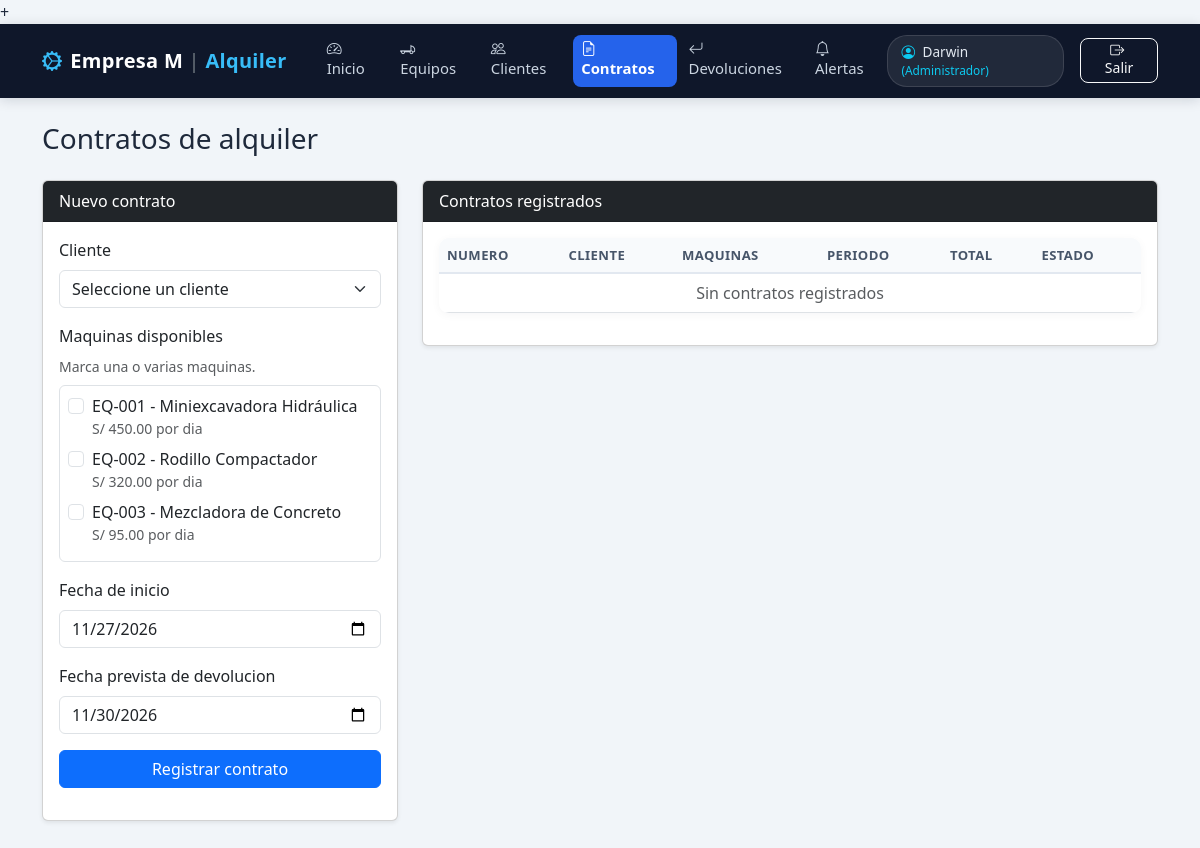
Page /index.php?action=contratos (signed in) on the earlier database version.
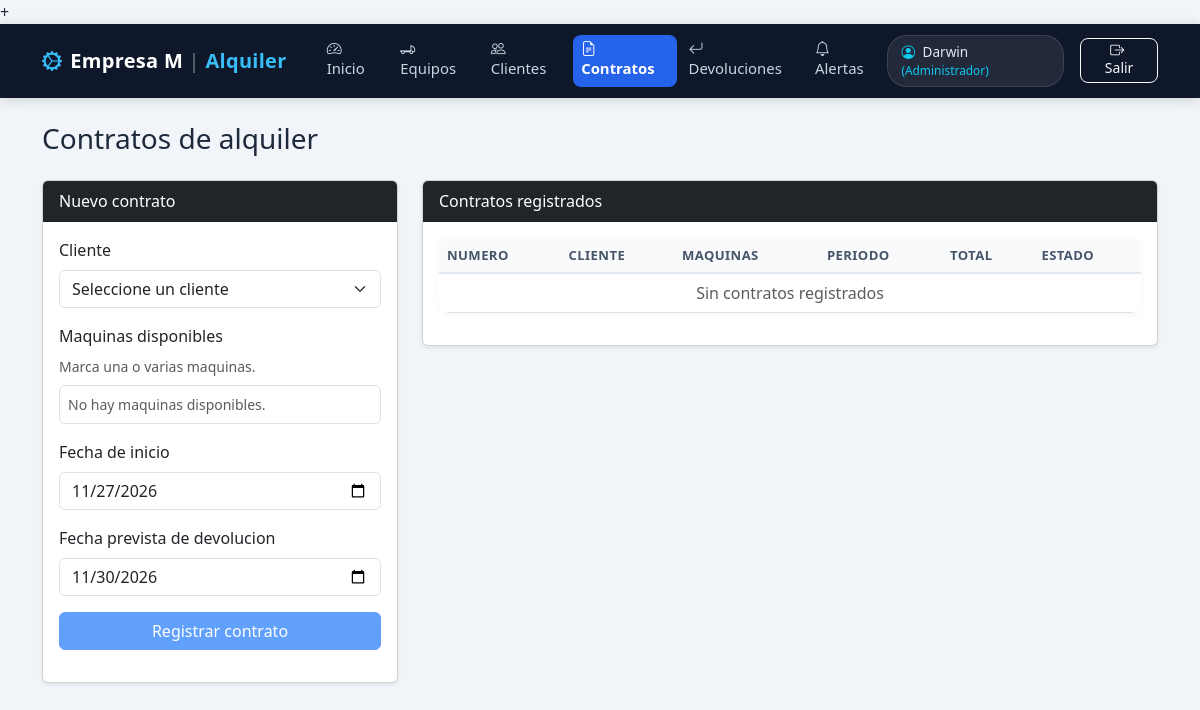
Same page on the later database version.
### tables this page shows
CREATE TABLE equipo (
    id_equipo INT AUTO_INCREMENT PRIMARY KEY,
    id_categoria INT NOT NULL,
    codigo VARCHAR(50) NOT NULL UNIQUE,
    nombre VARCHAR(120) NOT NULL,
    descripcion TEXT,
    marca VARCHAR(80),
    modelo VARCHAR(80),
    precio_alquiler DECIMAL(10,2) NOT NULL,
    estado_operativo ENUM('Disponible', 'Ocupado', 'Mantenimiento') DEFAULT 'Disponible',
    FOREIGN KEY (id_categoria) REFERENCES categoria_equipo(id_categoria)
);

### controllers/ContratoController.php (called while the page is built, shortened)
<?php
require_once __DIR__ . '/../models/Equipo.php';
class ContratoController
{
    public function index(): void
    {
        $equipoModel = new Equipo();
        $equiposDisponibles = $equipoModel->listarDisponibles();
        require __DIR__ . '/../views/layout/header.php';
        require __DIR__ . '/../views/contratos/index.php';
        require __DIR__ . '/../views/layout/footer.php';
    }
}

### config/Conexion.php (called while the page is built)
<?php
class Conexion {
    private static $host = "localhost";
    private static $db = "bd_alquiler_maquinaria";
    private static $user = "root";
    private static $pass = "";
    public static function conectar() {
        try {
            $dsn = "mysql:host=" . self::$host . ";dbname=" . self::$db . ";charset=utf8mb4";
            $pdo = new PDO($dsn, self::$user, self::$pass);
            $pdo->setAttribute(PDO::ATTR_ERRMODE, PDO::ERRMODE_EXCEPTION);
            $pdo->setAttribute(PDO::ATTR_DEFAULT_FETCH_MODE, PDO::FETCH_ASSOC);
            return $pdo;
        } catch (PDOException $e) {
            die("Error de conexión: " . $e->getMessage());
        }
    }
}

### models/Equipo.php (called while the page is built, shortened)
<?php
require_once __DIR__ . '/../config/Conexion.php';
class Equipo {
    private $pdo;
    public function __construct() {
        $this->pdo = Conexion::conectar();
    }
    private function asegurarTablaMantenimiento() {
        $sql = "CREATE TABLE IF NOT EXISTS mantenimiento_equipo (
            id_mantenimiento INT AUTO_INCREMENT PRIMARY KEY,
            id_equipo INT NOT NULL,
            fecha_ingreso DATE NOT NULL,
            fecha_salida DATE NULL,
            tipo_mantenimiento VARCHAR(80) NOT NULL,
            descripcion TEXT NOT NULL,
            costo DECIMAL(10,2) NOT NULL DEFAULT 0.00,
            estado_mantenimiento ENUM('En Taller', 'Finalizado') NOT NULL DEFAULT 'En Taller',
            creado_en TIMESTAMP DEFAULT CURRENT_TIMESTAMP,
            FOREIGN KEY (id_equipo) REFERENCES equipo(id_equipo) ON DELETE CASCADE
        ) ENGINE=InnoDB DEFAULT CHARSET=utf8mb4 COLLATE=utf8mb4_unicode_ci";
        $this->pdo->exec($sql);
    }
    public function listarDisponibles() {
        $sql = "SELECT e.*, c.nombre AS categoria
                FROM equipo e
                INNER JOIN categoria_equipo c ON e.id_categoria = c.id_categoria
                WHERE e.estado_operativo = 'Disponible'";
        return $this->pdo->query($sql)->fetchAll();
    }
}

### views/contratos/index.php (the view, shortened to what the changed rows need)
<?php
$esc = static function ($texto): string {
    return htmlspecialchars((string) $texto, ENT_QUOTES, 'UTF-8');
};
?>
<div class="row g-4">
    <div class="col-lg-4">
        <div class="card shadow-sm">
            <div class="card-body">
                <form method="post" action="index.php?action=contratos">
                    <div class="mb-3">
                        <div class="border rounded p-2" style="max-height:240px;overflow-y:auto">
                            <?php if (empty($equiposDisponibles)): ?>
                                <p class="text-muted small mb-0">No hay maquinas disponibles.</p>
                            <?php else: ?>
                                <?php foreach ($equiposDisponibles as $equipo): ?>
                                    <div class="form-check mb-2">
                                        <input class="form-check-input" type="checkbox"
                                               name="id_equipos[]"
                                               value="<?= $esc($equipo['id_equipo']) ?>"
                                               id="equipo_<?= $esc($equipo['id_equipo']) ?>">
                                        <label class="form-check-label"
                                               for="equipo_<?= $esc($equipo['id_equipo']) ?>">
                                            <?= $esc($equipo['codigo'] . ' - ' . $equipo['nombre']) ?>
                                            <br>
                                            <small class="text-muted">S/ <?= number_format((float) $equipo['precio_alquiler'], 2) ?> por dia</small>
                                        </label>
                                    </div>
                                <?php endforeach; ?>
                            <?php endif; ?>
                        </div>
                    </div>
                </form>
            </div>
        </div>
    </div>
    <div class="col-lg-8">
        <div class="card shadow-sm">
            <div class="card-body table-responsive">
                <table class="table table-hover align-middle">
                    <thead class="table-light">
                        <tr>
                            <th>Numero</th>
                            <th>Cliente</th>
                            <th>Maquinas</th>
                            <th>Periodo</th>
                            <th>Total</th>
                            <th>Estado</th>
                        </tr>
                    </thead>
                </table>
            </div>
        </div>
    </div>
</div>

Differences in the rows shown:
removed equipo: codigo+nombre "EQ-001 - Miniexcavadora Hidráulica", precio_alquiler "450.00"
removed equipo: codigo+nombre "EQ-002 - Rodillo Compactador", precio_alquiler "320.00"
removed equipo: codigo+nombre "EQ-003 - Mezcladora de Concreto", precio_alquiler "95.00"
Other differences:
text now shown: "No hay maquinas disponibles."
